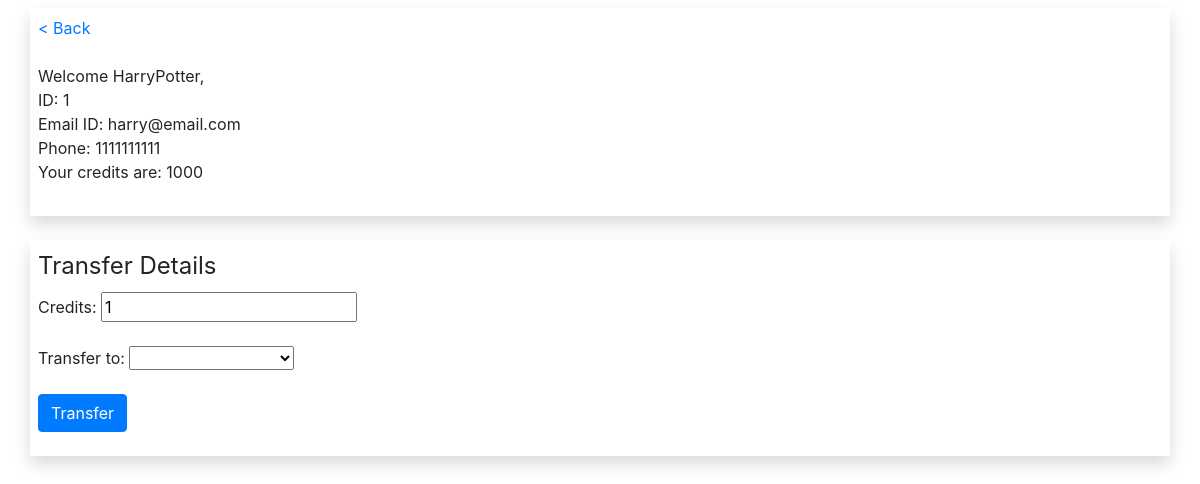
The page /transfer.php?name=HarryPotter on the database its author committed.
### tables this page shows
CREATE TABLE `users` (
  `ID` int(11) NOT NULL,
  `NAME` varchar(100) NOT NULL,
  `EMAIL` varchar(100) NOT NULL,
  `PHONE` bigint(20) NOT NULL,
  `CURRENT CREDITS` int(11) NOT NULL
);

### transfer.php (the view, shortened to what this page needs)
<?php
    require_once('db_connect.php');
    $name = $_GET['name'];
    $query = "select * from users where NAME='" . $name . "'";
    $result = mysqli_query($link,$query);
    $row = mysqli_fetch_array($result);
    $query = "select NAME from users where NAME<>'" . $row['NAME'] . "'";
    $result = mysqli_query($link,$query);
?>
<html>
	<head>
		<link rel="stylesheet" href="https://stackpath.bootstrapcdn.com/bootstrap/4.3.1/css/bootstrap.min.css">
    </head>
    <body>
		<div class="container mt-2 mb-4 p-2 shadow bg-white">
			<a href="index1.php">&lt; Back</a>
			<br><br>
			Welcome <?php echo $row['NAME'] ?>,
			<br>
			ID: <?php echo $row['ID'] ?>
			<br>
			Email ID: <?php echo $row['EMAIL'] ?>
			<br>
			Phone: <?php echo $row['PHONE'] ?>
			<br>
			Your credits are: <?php echo $row['CURRENT CREDITS'] ?>
			<br><br>
		</div>
		<div class="container mt-2 mb-4 p-2 shadow bg-white">
			<form action="#" method="post">
				<fieldset>
					<legend>Transfer Details</legend>
					Credits: <input type="number" name="credits_tr" min =0 value=1 required>
					<br><br>
					Transfer to: <select NAME="to_user" required>
						<option value =""></option>
					<?php
							while($tname = mysqli_fetch_array($result)) {
								echo "<option value='" . $tname['NAME'] . "'>" . $tname['NAME'] . "</option>";
							}
					?>
					</select>
					<br>
				</fieldset>
				<br>
				<input type="submit" name="transfer" value="Transfer" class="btn btn-primary">
			</form>
		</div>
    </body>
</html>

### rows shown on the page
users: NAME "HarryPotter", ID "1", EMAIL "harry@email.com", PHONE "1111111111", CURRENT CREDITS "1000"
